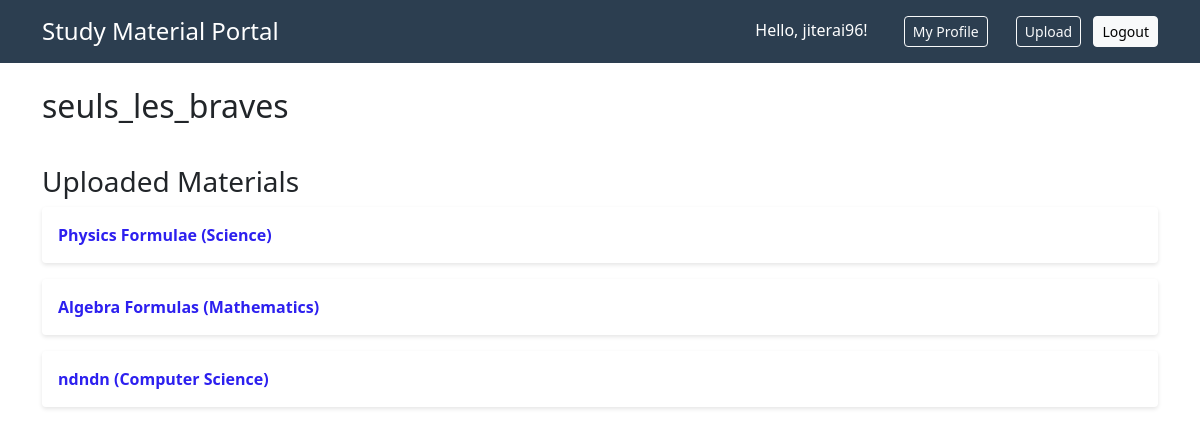
The app's page /user/seuls_les_braves/ (signed in) with its own data.
### materials/models.py (models this page shows, shortened)
class User(AbstractUser):
    bio = models.TextField(blank=True)
    institution = models.CharField(max_length=100, blank=True)
    profile_picture = models.ImageField(upload_to='profile_pics/', blank=True)

class StudyMaterial(models.Model):
    title = models.CharField(max_length=200)
    description = models.TextField()
    file = models.FileField(upload_to='materials/')
    category = models.ForeignKey(Category, on_delete=models.CASCADE)
    uploaded_by = models.ForeignKey(settings.AUTH_USER_MODEL, on_delete=models.CASCADE)
    upload_date = models.DateTimeField(auto_now_add=True)
    approved = models.BooleanField(default=False)
    preview_image = models.ImageField(upload_to='previews/', blank=True)
    class Meta:
        indexes = [
            models.Index(fields=['approved', 'upload_date']),
            models.Index(fields=['title']),
            models.Index(fields=['category']),
        ]

class Category(models.Model):
    name = models.CharField(max_length=200, unique=True)
    def __str__(self):
        return self.name
    class Meta:
        verbose_name_plural = "Categories"

### materials/views.py (the view)
# urls.py: path('user/<str:username>/', views.profile, name='user-profile'),
@login_required
def profile(request, username):
    user = get_object_or_404(User, username=username)
    user_materials = StudyMaterial.objects.filter(uploaded_by=user, approved=True)
    return render(request, 'materials/profile.html', {
        'profile_user': user,
        'materials': user_materials
    })

### materials/templates/materials/profile.html (shortened to what this page needs)
{% extends 'materials/base.html' %}
{% block content %}
<div class="profile-header">
    <h2>{{profile_user.username}}</h2>
</div>
<h3>Uploaded Materials</h3>
<ul class="material-list">
    {% for material in materials %}
        <li class="material-item">
            <a href="{% url 'material-detail' material.pk %}">
                {{ material.title }} ({{ material.category }})
            </a>
        </li>
    {% empty %}
        <p>No materials uploaded yet.</p>
    {% endfor %}
</ul>
{% endblock %}

### materials/templates/materials/base.html (shortened to what this page needs)
<!DOCTYPE html>
<html lang="en">
<head>
    {% load static %}
    <link rel="stylesheet" href="{% static 'css/style.css' %}">
    <link href="https://cdn.jsdelivr.net/npm/bootstrap@5.3.0/dist/css/bootstrap.min.css" rel="stylesheet">
</head>
<body>
    <header class="btn-light text-white p-3">
        <div class="container d-flex justify-content-between align-items-center">
            <h1 class="h4 mb-0">
                <a class="text-white text-decoration-none" href="/">Study Material Portal</a>
            </h1>
            <nav>
                {% if user.is_authenticated %}
                    <span class="me-3">Hello, {{ user.username }}!</span>
                    <a class="btn btn-outline-light btn-sm me-2" href="{% url 'user-profile' user.username %}">My Profile</a>
                    <a class="btn btn-outline-light btn-sm me-2" href="{% url 'material-upload' %}">Upload</a>
                    <form method="post" action="{% url 'logout' %}" class="d-inline">
                        <button type="submit" class="btn btn-light btn-sm">Logout</button>
                    </form>
                {% else %}
                    <a class="btn btn-light btn-sm me-2" href="{% url 'login' %}">Login</a>
                    <a class="btn btn-warning btn-sm" href="{% url 'signup' %}">Signup</a>
                {% endif %}
            </nav>
        </div>
    </header>
    <main class="container mt-4">
        {% block content %}
        {% endblock %}
    </main>
</body>
</html>

### materials/static/css/style.css (style rules this page uses)
body { font-family: 'Segoe UI', Tahoma, Geneva, Verdana, sans-serif; line-height: 1.6; margin: 0; padding: 0; color: #333; background-color: white; }
header { background: #2c3e50; color: white; padding: 1rem 2rem; display: flex; justify-content: space-between; align-items: center; }
nav a { color: white; margin-left: 1rem; text-decoration: none; }
.material-list { list-style: none; padding: 0; }
.material-item { background: white; margin-bottom: 1rem; padding: 1rem; border-radius: 4px; box-shadow: 0 2px 4px rgba(0,0,0,0.1); }
.material-item a { color: #2d20ef; font-weight: bold; text-decoration: none; }
.profile-header { display: flex; align-items: center; gap: 2rem; margin-bottom: 2rem; }

### records on screen
User: username "jiterai96"
User: username "seuls_les_braves"
StudyMaterial: title "Physics Formulae", category "Science"
StudyMaterial: title "Algebra Formulas", category "Mathematics"
StudyMaterial: title "ndndn", category "Computer Science"
